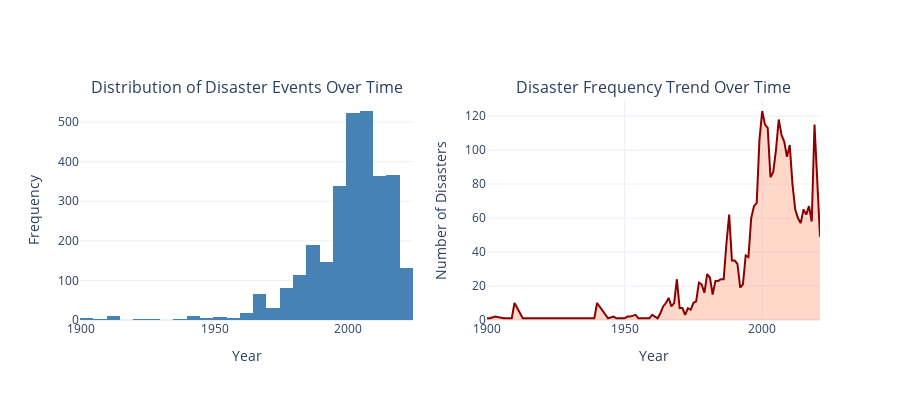

The notebook cell this image was saved under:
### Markdown cell above
## 7. Univariate Analysis - Numerical Features

### Code cell
# Distribution of disasters over years - Interactive
yearly_counts = df['Year'].value_counts().sort_index().reset_index()
yearly_counts.columns = ['Year', 'Count']

fig = make_subplots(rows=1, cols=2,
                    subplot_titles=('Distribution of Disaster Events Over Time', 
                                    'Disaster Frequency Trend Over Time'))

# Histogram
fig.add_trace(
    go.Histogram(x=df['Year'], nbinsx=50, marker_color='steelblue',
                 name='Year Distribution',
                 hovertemplate='Year: %{x}<br>Count: %{y}<extra></extra>'),
    row=1, col=1
)

# Line chart with area
fig.add_trace(
    go.Scatter(x=yearly_counts['Year'], y=yearly_counts['Count'],
               mode='lines', fill='tozeroy',
               line=dict(color='darkred', width=2),
               fillcolor='rgba(255, 127, 80, 0.3)',
               name='Disaster Trend',
               hovertemplate='Year: %{x}<br>Disasters: %{y}<extra></extra>'),
    row=1, col=2
)

fig.update_xaxes(title_text="Year", row=1, col=1)
fig.update_xaxes(title_text="Year", row=1, col=2)
fig.update_yaxes(title_text="Frequency", row=1, col=1)
fig.update_yaxes(title_text="Number of Disasters", row=1, col=2)

fig.update_layout(height=400, showlegend=False, hovermode='x unified',
                  template='plotly_white')
fig.show()

### Figure 1 — Plotly figure (JSON) as saved in the notebook; plotly's stock layout.template omitted (floating-point values rounded to 4 significant figures; data arrays with more than 128 entries replaced by an {"elided": "..."} marker saying what was removed)
{"data": [{"hovertemplate": "Year: %{x}<br>Count: %{y}<extra></extra>", "marker": {"color": "steelblue"}, "name": "Year Distribution", "nbinsx": 50, "type": "histogram", "x": {"elided": "2946 int values"}, "xaxis": "x", "yaxis": "y"}, {"fill": "tozeroy", "fillcolor": "rgba(255, 127, 80, 0.3)", "hovertemplate": "Year: %{x}<br>Disasters: %{y}<extra></extra>", "line": {"color": "darkred", "width": 2}, "mode": "lines", "name": "Disaster Trend", "type": "scatter", "x": [1900, 1901, 1903, 1906, 1909, 1910, 1913, 1920, 1923, 1926, 1927, 1930, 1935, 1939, 1940, 1944, 1946, 1947, 1948, 1950, 1951, 1952, 1954, 1955, 1956, 1957, 1959, 1960, 1961, 1962, 1963, 1964, 1965, 1966, 1967, 1968, 1969, 1970, 1971, 1972, 1973, 1974, 1975, 1976, 1977, 1978, 1979, 1980, 1981, 1982, 1983, 1984, 1985, 1986, 1987, 1988, 1989, 1990, 1991, 1992, 1993, 1994, 1995, 1996, 1997, 1998, 1999, 2000, 2001, 2002, 2003, 2004, 2005, 2006, 2007, 2008, 2009, 2010, 2011, 2012, 2013, 2014, 2015, 2016, 2017, 2018, 2019, 2020, 2021], "xaxis": "x2", "y": [1, 1, 2, 1, 1, 10, 1, 1, 1, 1, 1, 1, 1, 1, 10, 1, 2, 1, 1, 1, 2, 2, 3, 1, 1, 1, 1, 3, 2, 1, 4, 8, 10, 13, 8, 10, 24, 7, 7, 3, 7, 6, 10, 11, 22, 21, 16, 27, 25, 15, 23, 23, 24, 24, 45, 62, 35, 35, 33, 19, 21, 38, 37, 60, 67, 69, 106, 123, 115, 113, 84, 87, 100, 118, 109, 105, 96, 103, 80, 65, 60, 57, 65, 62, 67, 58, 115, 83, 49], "yaxis": "y2"}], "layout": {"annotations": [{"font": {"size": 16}, "showarrow": false, "text": "Distribution of Disaster Events Over Time", "x": 0.225, "xanchor": "center", "xref": "paper", "y": 1, "yanchor": "bottom", "yref": "paper"}, {"font": {"size": 16}, "showarrow": false, "text": "Disaster Frequency Trend Over Time", "x": 0.775, "xanchor": "center", "xref": "paper", "y": 1, "yanchor": "bottom", "yref": "paper"}], "height": 400, "hovermode": "x unified", "showlegend": false, "xaxis": {"anchor": "y", "domain": [0, 0.45], "title": {"text": "Year"}}, "xaxis2": {"anchor": "y2", "domain": [0.55, 1], "title": {"text": "Year"}}, "yaxis": {"anchor": "x", "domain": [0, 1], "title": {"text": "Frequency"}}, "yaxis2": {"anchor": "x2", "domain": [0, 1], "title": {"text": "Number of Disasters"}}}}
